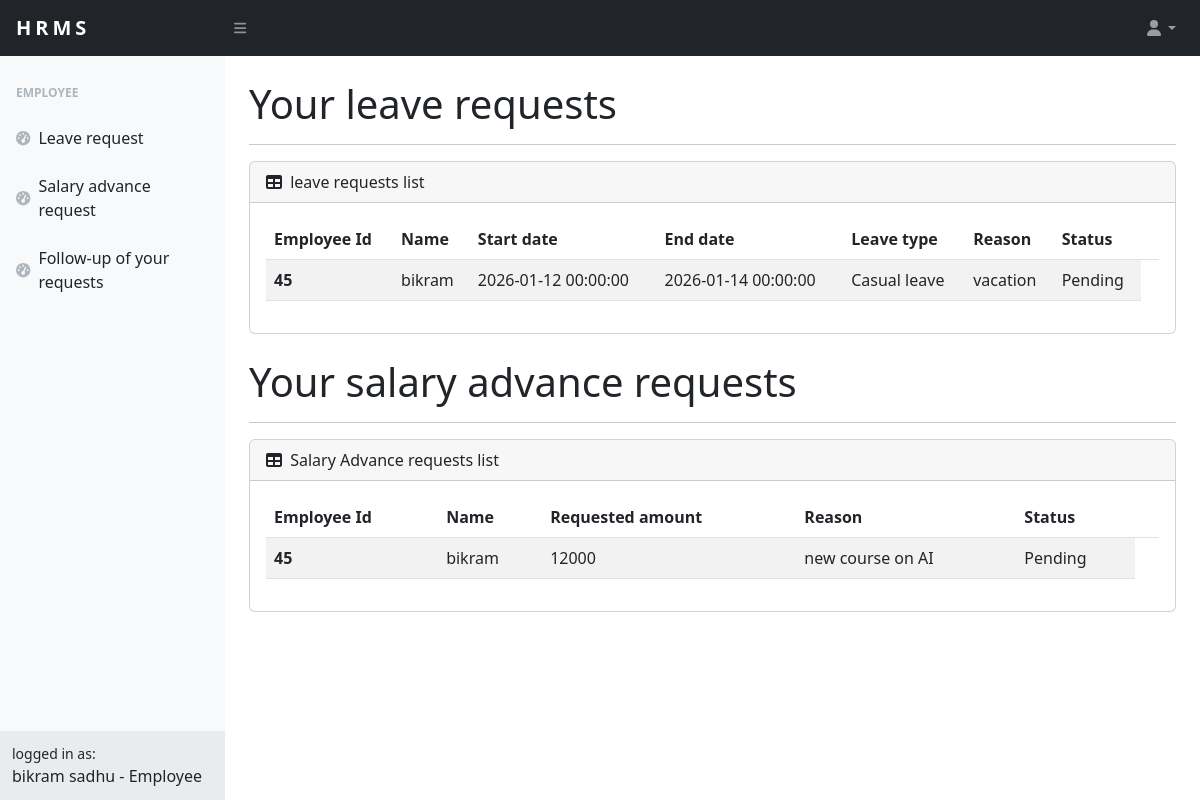
Screenshot of /user/follow_up (signed in) with the database file from the repository.
### src/models.py (models this page shows, shortened)
class User(UserMixin,db.Model):
    employee_id = db.Column(db.Integer,primary_key=True)
    first_name = db.Column(db.String(20))
    last_name = db.Column(db.String(20))
    gender = db.Column(db.String(20))
    date_of_birth = db.Column(db.Date)  # New date of birth field
    email = db.Column(db.String(100), unique=True)
    password = db.Column(db.String(100))
    dep_name = db.Column(db.Integer,db.ForeignKey('departements.name')) #foreign key
    address = db.Column(db.String(100))
    phone = db.Column(db.Integer)
    salaire = db.Column(db.Integer)
    is_admin = db.Column(db.Boolean)

class demande_conge(db.Model):
    employee_id = db.Column(db.Integer,primary_key=True)
    type_conge = db.Column(db.String)
    date_deb = db.Column(db.DateTime)
    date_fin = db.Column(db.DateTime)
    motif = db.Column(db.String)
    status = db.Column(db.Boolean)

class avance_salaire(db.Model):
    employee_id = db.Column(db.Integer,primary_key=True)
    montant = db.Column(db.Integer)
    motif = db.Column(db.String)
    status = db.Column(db.Boolean)

### src/user/routes.py (the view)
@user.route('/follow_up')
@login_required
def follow_up():
    fullname,role = fullname_role()
    employee_id = current_user.employee_id
    leave = demande_conge.query.filter_by(employee_id=employee_id).first()
    advance = avance_salaire.query.filter_by(employee_id=employee_id).first()
    leave_list = {}
    advance_list = {}
    if leave or advance:
        if leave:
            if leave.status == 1:
                leave_status = 'Accepted'
            elif leave.status == 0:
                leave_status = 'Declined'
            else:
                leave_status = 'Pending'
            leave_list = {'employee_id':leave.employee_id,'nom':User.query.filter_by(employee_id=leave.employee_id).first().first_name,'type':leave.type_conge,'date_deb':leave.date_deb,'date_fin':leave.date_fin,'motif':leave.motif,'status':leave_status}
        if advance:
            if advance.status == 1:
                advance_status = 'Accepted'
            elif advance.status == 0:
                advance_status = 'Declined'
            else:
                advance_status = 'Pending'
            advance_list = {'employee_id':advance.employee_id,'nom':User.query.filter_by(employee_id=advance.employee_id).first().first_name,'montant':advance.montant,'motif':advance.motif,'status':advance_status}
        return render_template('user/followup.html',leave=leave_list,advance=advance_list,fullname = fullname,role=role)
    else:
       return render_template('user/followup.html',conge=None,avance=None,fullname = fullname,role=role)

### src/app.py (called while the page is built)
@login_manager.user_loader
def load_user(user_id):
    return User.query.get(int(user_id))

### src/user/modules.py (called while the page is built)
def fullname_role():
    fullname = current_user.first_name + " " + current_user.last_name
    is_admin = 'Administrator' if current_user.is_admin == 1 else 'Employee'
    return (fullname,is_admin)

### src/templates/user/followup.html (shortened to what this page needs)
{% extends "base.html" %}
{% block content %}
<div id="layoutSidenav_content">
    <main>
        <div class="container-fluid px-4">
<h1 class="mt-4">Your leave requests</h1><hr>
<div class="card mb-4">
    <div class="card-header">
        <i class="fas fa-table me-1"></i>
        leave requests list
    </div>
    <div class="card-body">
        <table class="table table-striped">
            <thead>
              <tr>
                <th scope="col">Employee Id</th>
                <th scope="col">Name</th>
                <th scope="col">Start date</th>
                <th scope="col">End date</th>
                <th scope="col">Leave type</th>
                <th scope="col">Reason</th>
                <th scope="col">Status</th>
                <th scope="col"></th>
              </tr>
            </thead>
            <tbody>
                <tr>
                  <th scope="row">{{ leave['employee_id'] }}</th>
                  <td>{{ leave['nom'] }}</td>
                  <td>{{ leave['date_deb'] }}</td>
                  <td>{{ leave['date_fin'] }}</td>
                  <td>{{ leave['type'] }}</td>
                  <td>{{ leave['motif'] }}</td>
                  {% if leave['status'] == 'Accepted': %}
                     <td class="text-success">{{ leave['status'] }}</td>
                  {% elif leave['status'] == 'Declined': %}
                     <td class="text-danger">{{ leave['status'] }}</td>
                  {% else :%}
                    <td class=".text-primary">{{ leave['status'] }}</td>
                  {% endif %}
                </tr>
            </tbody>
          </table>
    </div>
</div>
    <h1 class="mt-4">Your salary advance requests</h1><hr>
    <div class="card mb-4">
        <div class="card-header">
            <i class="fas fa-table me-1"></i>
            Salary Advance requests list
        </div>
        <div class="card-body">
            <table class="table table-striped">
                <thead>
                  <tr>
                    <th scope="col">Employee Id</th>
                    <th scope="col">Name</th>
                    <th scope="col">Requested amount</th>
                    <th scope="col">Reason</th>
                    <th scope="col">Status</th>
                    <th scope="col"></th>
                  </tr>
                </thead>
                <tbody>
                     <tr>
                       <th scope="row">{{ advance['employee_id'] }}</th>
                       <td>{{ advance['nom'] }}</td>
                       <td>{{ advance['montant'] }}</td>
                       <td>{{ advance['motif'] }}</td>
                       {% if advance['status'] == 'Accepted': %}
                          <td class="text-success">{{ advance['status'] }}</td>
                       {% elif advance['status'] == 'Declined': %}
                          <td class="text-danger">{{ advance['status'] }}</td>
                       {% else :%}
                          <td class=".text-primary">{{ advance['status'] }}</td>
                       {% endif %}
                     </tr>
                </tbody>
              </table>
        </div>
</div>
</div>
</main>
{% endblock content %}

### src/templates/base.html (shortened to what this page needs)
<!DOCTYPE html>
<html lang="en">
    <head>
        <link href="https://cdn.jsdelivr.net/npm/simple-datatables@7.1.2/dist/style.min.css" rel="stylesheet" />
        <link href="/static/css/styles.css" rel="stylesheet" />
    </head>
    <body class="sb-nav-fixed">
        <nav class="sb-topnav navbar navbar-expand navbar-dark bg-dark">
            <a class="navbar-brand ps-3" href="{{url_for('home.home')}}" style="letter-spacing: 4px;"><b>HRMS</b></a>
            <button class="btn btn-link btn-sm order-1 order-lg-0 me-4 me-lg-0" id="sidebarToggle" href="#!"><i class="fas fa-bars"></i></button>
            <ul class="navbar-nav d-none d-md-inline-block form-inline ms-auto me-0 me-md-3 my-2 my-md-0">
                <li class="nav-item dropdown">
                    <a class="nav-link dropdown-toggle" id="navbarDropdown" href="#" role="button" data-bs-toggle="dropdown" aria-expanded="false"><i class="fas fa-user fa-fw"></i></a>
                </li>
            </ul>
        </nav>
        <div id="layoutSidenav">
            <div id="layoutSidenav_nav">
                <nav class="sb-sidenav accordion sb-sidenav-light" id="sidenavAccordion">
                    <div class="sb-sidenav-menu">
                        <div class="nav">
                            {% if current_user.is_admin == 0: %}
                                <div class="sb-sidenav-menu-heading"><b>Employee</b></div>
                                <a class="nav-link" href="{{url_for('user.request_leave')}}">
                                    <div class="sb-nav-link-icon"><i class="fas fa-tachometer-alt"></i></div>
                                    Leave request
                                </a>
                                <a class="nav-link" href="{{url_for('user.request_advance')}}">
                                    <div class="sb-nav-link-icon"><i class="fas fa-tachometer-alt"></i></div>
                                    Salary advance request
                                </a>
                                <a class="nav-link" href="{{url_for('user.follow_up')}}">
                                    <div class="sb-nav-link-icon"><i class="fas fa-tachometer-alt"></i></div>
                                    Follow-up of your requests
                                </a>
                            {% endif %}
                        </div>
                    </div>
                    <div class="sb-sidenav-footer">
                        <div class="small">logged in as:</div>
                        {{ fullname }} - {{ role }}
                    </div>
                </nav>
            </div>
        {% block content %}{% endblock content %}
    </body>
</html>

### rows the page displays
User: nom "bikram"
demande_conge: date_deb "2026-01-12 00:00:00", date_fin "2026-01-14 00:00:00", type "Casual leave", motif "vacation"
avance_salaire: montant "12000", motif "new course on AI"

### other values shown
{{ fullname }} "bikram sadhu"
{{ role }} "Employee"
{{ leave['employee_id'] }} "45"
{{ leave['status'] }} "Pending"
{{ advance['employee_id'] }} "45"
{{ advance['status'] }} "Pending"
